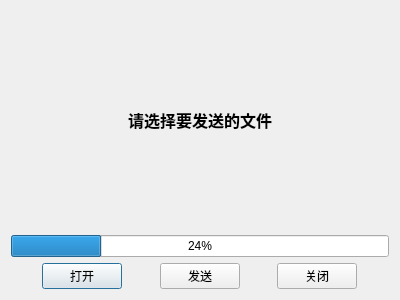
<?xml version="1.0" encoding="UTF-8"?>
<ui version="4.0">
 <class>Sender</class>
 <widget class="QDialog" name="Sender">
  <property name="geometry">
   <rect>
    <x>0</x>
    <y>0</y>
    <width>400</width>
    <height>300</height>
   </rect>
  </property>
  <property name="windowTitle">
   <string>Dialog</string>
  </property>
  <layout class="QVBoxLayout" name="verticalLayout">
   <item>
    <widget class="QLabel" name="label">
     <property name="font">
      <font>
       <family>Agency FB</family>
       <pointsize>12</pointsize>
       <weight>75</weight>
       <bold>true</bold>
      </font>
     </property>
     <property name="text">
      <string>请选择要发送的文件</string>
     </property>
     <property name="alignment">
      <set>Qt::AlignCenter</set>
     </property>
    </widget>
   </item>
   <item>
    <widget class="QProgressBar" name="progressBar">
     <property name="value">
      <number>24</number>
     </property>
    </widget>
   </item>
   <item>
    <layout class="QHBoxLayout" name="horizontalLayout">
     <item>
      <spacer name="horizontalSpacer">
       <property name="orientation">
        <enum>Qt::Horizontal</enum>
       </property>
       <property name="sizeHint" stdset="0">
        <size>
         <width>40</width>
         <height>20</height>
        </size>
       </property>
      </spacer>
     </item>
     <item>
      <widget class="QPushButton" name="serverOpenBtn">
       <property name="text">
        <string>打开</string>
       </property>
      </widget>
     </item>
     <item>
      <spacer name="horizontalSpacer_3">
       <property name="orientation">
        <enum>Qt::Horizontal</enum>
       </property>
       <property name="sizeHint" stdset="0">
        <size>
         <width>40</width>
         <height>20</height>
        </size>
       </property>
      </spacer>
     </item>
     <item>
      <widget class="QPushButton" name="serverSendBtn">
       <property name="text">
        <string>发送</string>
       </property>
      </widget>
     </item>
     <item>
      <spacer name="horizontalSpacer_4">
       <property name="orientation">
        <enum>Qt::Horizontal</enum>
       </property>
       <property name="sizeHint" stdset="0">
        <size>
         <width>40</width>
         <height>20</height>
        </size>
       </property>
      </spacer>
     </item>
     <item>
      <widget class="QPushButton" name="serverCloseBtn">
       <property name="text">
        <string>关闭</string>
       </property>
      </widget>
     </item>
     <item>
      <spacer name="horizontalSpacer_2">
       <property name="orientation">
        <enum>Qt::Horizontal</enum>
       </property>
       <property name="sizeHint" stdset="0">
        <size>
         <width>40</width>
         <height>20</height>
        </size>
       </property>
      </spacer>
     </item>
    </layout>
   </item>
  </layout>
 </widget>
 <resources/>
 <connections/>
</ui>
